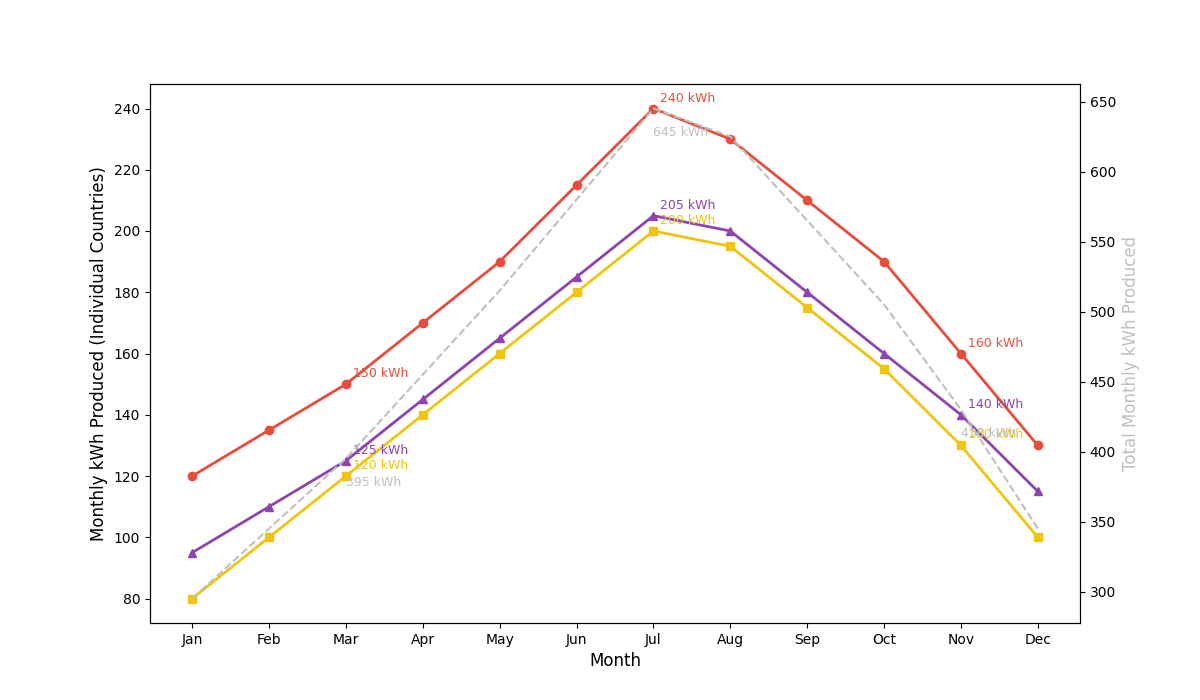

Python code for this plot:
import matplotlib.pyplot as plt
import numpy as np

months = np.array(['Jan', 'Feb', 'Mar', 'Apr', 'May', 'Jun', 'Jul', 'Aug', 'Sep', 'Oct', 'Nov', 'Dec'])
solarland = np.array([120, 135, 150, 170, 190, 215, 240, 230, 210, 190, 160, 130])
ecotopia = np.array([80, 100, 120, 140, 160, 180, 200, 195, 175, 155, 130, 100])
sunstate = np.array([95, 110, 125, 145, 165, 185, 205, 200, 180, 160, 140, 115])

fig, ax = plt.subplots(figsize=(12, 7))

ax.plot(months, solarland, marker='o', linestyle='-', color='#E74C3C', linewidth=2)
ax.plot(months, ecotopia, marker='s', linestyle='-', color='#F1C40F', linewidth=2)
ax.plot(months, sunstate, marker='^', linestyle='-', color='#8E44AD', linewidth=2)

total_kWh = solarland + ecotopia + sunstate
ax2 = ax.twinx()
ax2.plot(months, total_kWh, color='silver', linestyle='--', linewidth=1.5)

significant_months = [2, 6, 10]
for i in significant_months:
    ax.annotate(f'{solarland[i]} kWh', xy=(months[i], solarland[i]), xytext=(5, 5), textcoords='offset points', fontsize=9, color='#E74C3C')
    ax.annotate(f'{ecotopia[i]} kWh', xy=(months[i], ecotopia[i]), xytext=(5, 5), textcoords='offset points', fontsize=9, color='#F1C40F')
    ax.annotate(f'{sunstate[i]} kWh', xy=(months[i], sunstate[i]), xytext=(5, 5), textcoords='offset points', fontsize=9, color='#8E44AD')
    ax2.annotate(f'{total_kWh[i]} kWh', xy=(months[i], total_kWh[i]), xytext=(0, -20), textcoords='offset points', fontsize=9, color='silver')

ax.set_xlabel('Month', fontsize=12)
ax.set_ylabel('Monthly kWh Produced (Individual Countries)', fontsize=12)
ax2.set_ylabel('Total Monthly kWh Produced', fontsize=12, color='silver')

plt.show()
